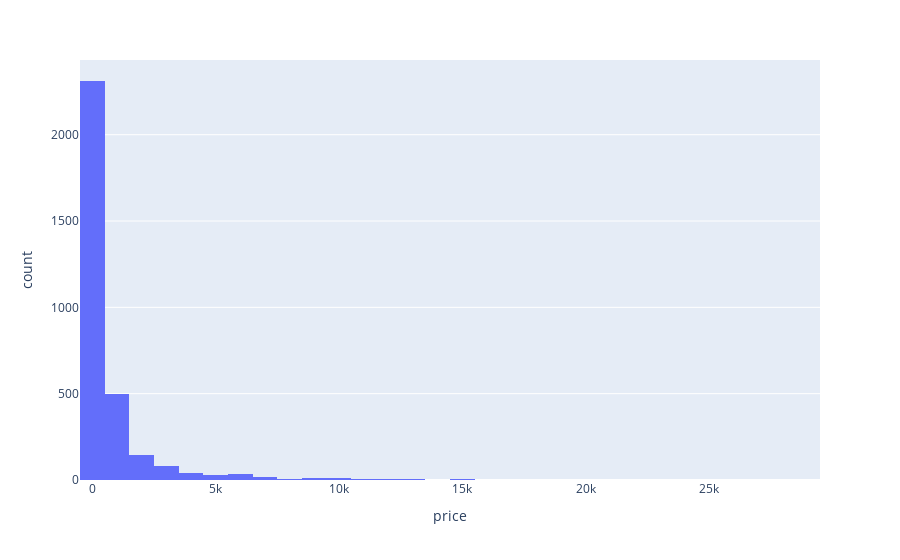

The code cell stored with this chart in its notebook:
### Markdown cell above
## From Lecture - Consider the skew in the data

### Code cell
# Plot a histogram - notice that it is very skewed
fig = px.histogram(DF_model2,x='price',nbins =30)
fig.show()

### Figure 1 — Plotly figure (JSON) as saved in the notebook; plotly's stock layout.template omitted (floating-point values rounded to 4 significant figures; data arrays with more than 128 entries replaced by an {"elided": "..."} marker saying what was removed)
{"data": [{"bingroup": "x", "hovertemplate": "price=%{x}<br>count=%{y}<extra></extra>", "legendgroup": "", "marker": {"color": "#636efa", "pattern": {"shape": ""}}, "name": "", "nbinsx": 30, "orientation": "v", "showlegend": false, "type": "histogram", "x": {"elided": "3211 float values"}, "xaxis": "x", "yaxis": "y"}], "layout": {"barmode": "relative", "legend": {"tracegroupgap": 0}, "margin": {"t": 60}, "xaxis": {"anchor": "y", "domain": [0, 1], "title": {"text": "price"}}, "yaxis": {"anchor": "x", "domain": [0, 1], "title": {"text": "count"}}}}
